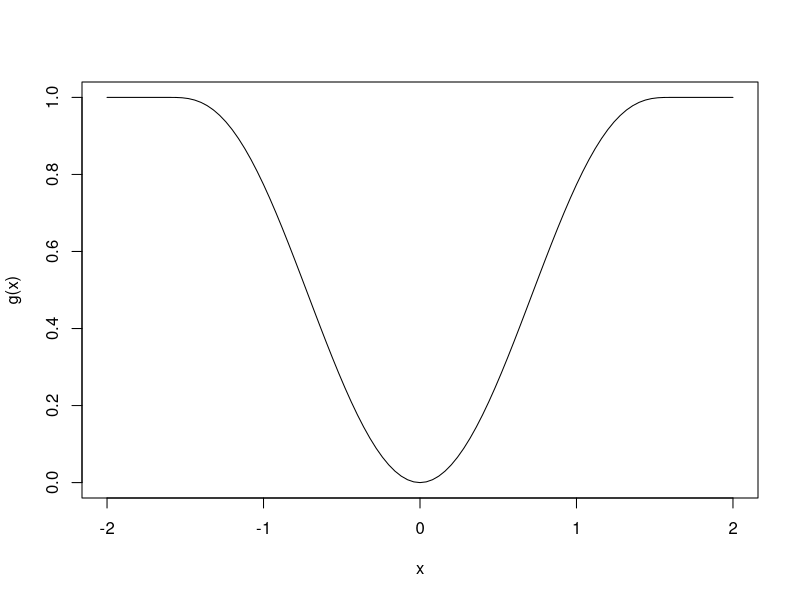
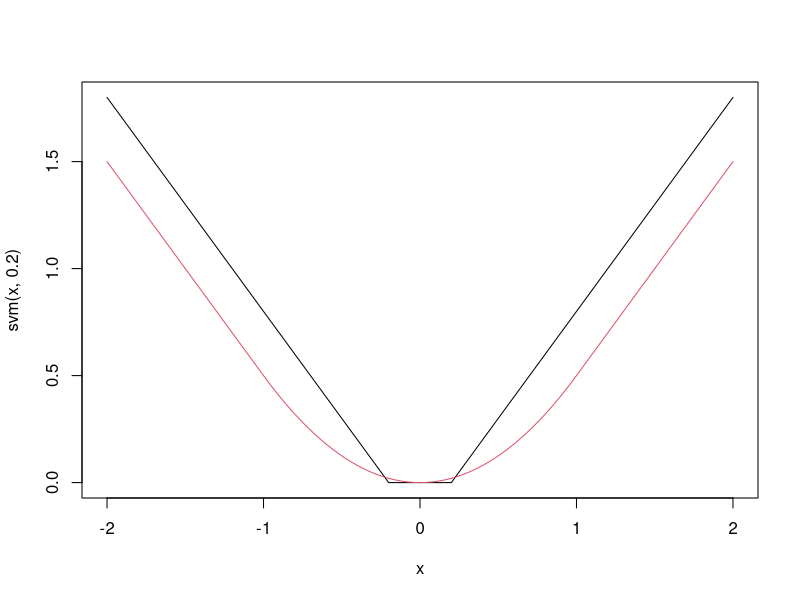
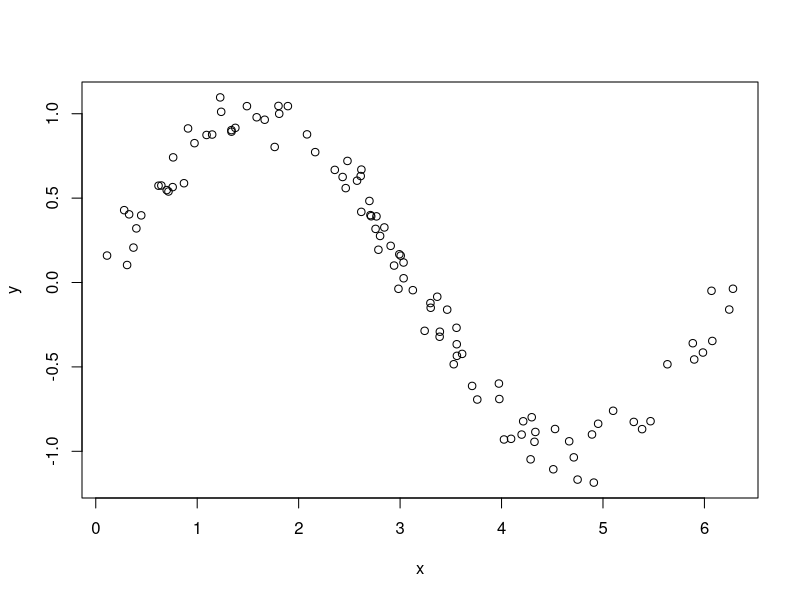
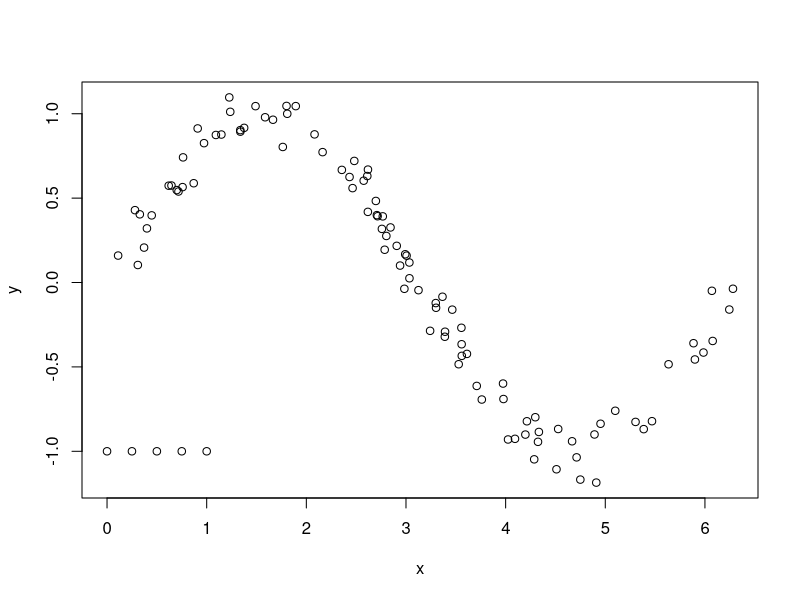
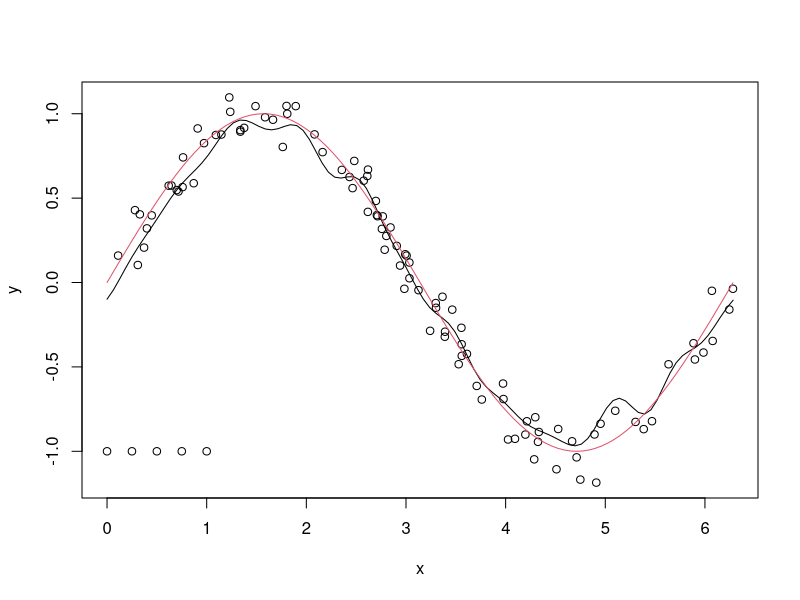

Generate these figures, in order, with R:
## ---- chunk 1
curve(robustbase::Mchi(x, cc = 1.6, psi = "bisquare"), from = -2, to = 2,
      ylab = "g(x)")
## ---- chunk 2
svm <- function(x, epsilon = 1) {
  pmax(0, abs(x) - epsilon)
}
curve(svm(x, .2), from = -2, to = 2)
curve(robustbase::Mchi(x, psi = "huber", cc = 1), add = T, col = 2)
## ---- chunk 3
sigma <- matrix(rnorm(9), ncol = 3)
sigma <- t(sigma) %*% sigma
dd <- matrix(MASS::mvrnorm(100 * 3, mu = c(0,0,0), Sigma = sigma), ncol = 3)
cor(dd)
df <- data.frame(dd)
library(tidyverse)
df <- mutate(df, response = 1 + 2 * X1 + 3 * X2 + 4 * X3 + 8 * rt(100, 4))
summary(lm(response ~ ., data =df))
## ---- chunk 4
svm_error <- function(beta) {
  yhat <- beta[1] + dd %*% beta[2:4]
  lambda * sum(svm(df$response - yhat, epsilon = 1)) + sum(beta[2:4]^2)
}
lambda <- 1
optim(par = c(1,2,3,4), fn = svm_error)
## ---- chunk 5
svm_error <- function(beta, lambda, dd_train, df_train) {
  yhat <- beta[1] + dd_train %*% beta[2:4]
  lambda * sum(svm(df_train$response - yhat, epsilon = .5)) + sum(beta[2:4]^2)
}
svm_rmse <- replicate(100, {
  train_indices <- sample(100, 75)
  test_indices <- (1:100)[-train_indices]
  dd_train <- dd[train_indices,]
  df_train <- df[train_indices,]
  dd_test <- dd[test_indices,]
  beta <- optim(par = c(1,2,3,4), fn = svm_error, 
                  lambda = lambda, 
                  dd_train = dd_train,
                  df_train = df_train)$par
  yhats <- beta[1] + dd_test %*% beta[2:4]
  errors <- df$response[test_indices] - yhats
  sqrt(mean(errors^2))
})
mean(svm_rmse)
## ---- chunk 6
svm_error <- function(beta, lambda, dd_train, df_train) {
  yhat <- beta[1] + dd_train %*% beta[2:4]
  lambda * sum(svm(df_train$response - yhat, epsilon = .5)) + sum(beta[2:4]^2)
}
sapply((2)^((-6):14), function(lambda) {

  svm_rmse <- replicate(100, {
    train_indices <- sample(100, 75)
    test_indices <- (1:100)[-train_indices]
    dd_train <- dd[train_indices,]
    df_train <- df[train_indices,]
    dd_test <- dd[test_indices,]
    beta <- optim(par = c(1,2,3,4), fn = svm_error, 
                  lambda = lambda, 
                  dd_train = dd_train,
                  df_train = df_train)$par
    yhats <- beta[1] + dd_test %*% beta[2:4]
    errors <- df$response[test_indices] - yhats
    sqrt(mean(errors^2))
  })
  c(lambda = lambda, mu = mean(svm_rmse), sdev = sd(svm_rmse))
})
## ---- chunk 7
lm_rmse <- replicate(100, {
  train_indices <- sample(100, 75)
  test_indices <- (1:100)[-train_indices]
  dd_train <- dd[train_indices,]
  df_train <- df[train_indices,]
  dd_test <- dd[test_indices,]
  mod <- lm(response ~ ., data = df_train)
  yhats <- predict(mod, newdata = df[test_indices,])
  errors <- df$response[test_indices] - yhats
  sqrt(mean(errors^2))
})
mean(lm_rmse)
## ---- chunk 8
library(kernlab)
tuneGrid <- data.frame(C = 2^((-4):4))
caret::train(response ~ ., 
             data = df,
             method = "svmLinear",
             tuneGrid = tuneGrid,
             preProcess = c("center", "scale")
              )
## ---- chunk 9
sincurve <- data.frame(x = runif(100, 0, 2 * pi))
sincurve$y <- sin(sincurve$x) + rnorm(100, 0, .1)
plot(sincurve) 
## ---- chunk 10
sincurve <- rbind(sincurve, data.frame(x = seq(0, 1, length.out = 5), y = -1))
plot(sincurve)
## ---- chunk 11
c_mod <- caret::train(y ~ x, 
             data = sincurve,
             method = "svmRadial"
             )
c_mod$bestTune

svm_mod <- ksvm(x = sincurve$x, y = sincurve$y,
                C = c_mod$bestTune$C, 
                epsilon = .1, 
                sigma = c_mod$bestTune$sigma
                )
new_x <- seq(0, 2*pi, length.out = 100)
new_y <- predict(svm_mod, newdata = seq(0, 2 * pi, length.out = 100))
plot(sincurve)
points(new_x, new_y, type = "l")
curve(sin(x), add = T, col = 2)
